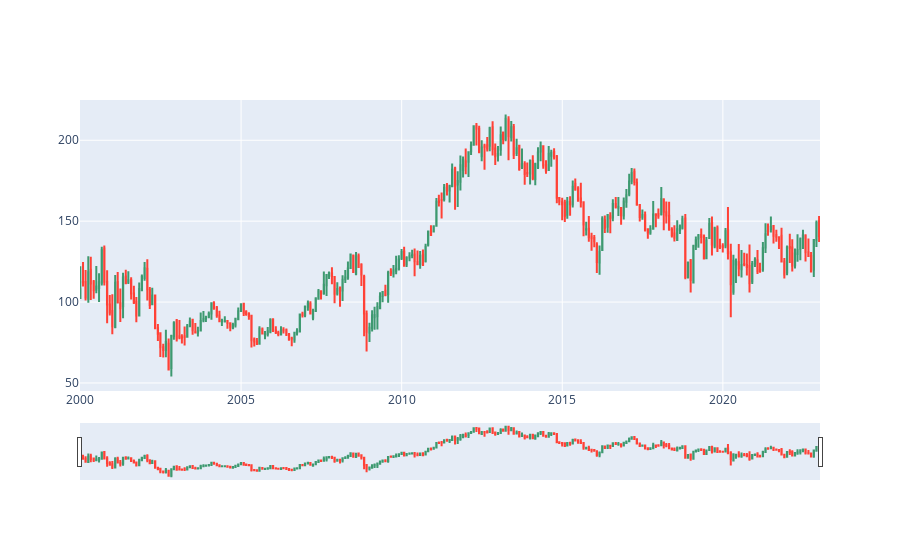

Notebook code cell kept with this figure:
### Code cell
ibm_raw = getFullMonthlyData('IBM')
contentToCSV(ibm_raw,'IBM_monthly.csv')

ibm_df = makeDataFrame('IBM_monthly.csv')

### Figure 1 — Plotly figure (JSON) as saved in the notebook; plotly's stock layout.template omitted (floating-point values rounded to 4 significant figures; data arrays with more than 128 entries replaced by an {"elided": "..."} marker saying what was removed)
{"data": [{"close": {"elided": "278 float values"}, "high": {"elided": "278 float values"}, "low": {"elided": "278 float values"}, "open": {"elided": "278 float values"}, "type": "candlestick", "x": {"elided": "278 str values"}}], "layout": {}}
